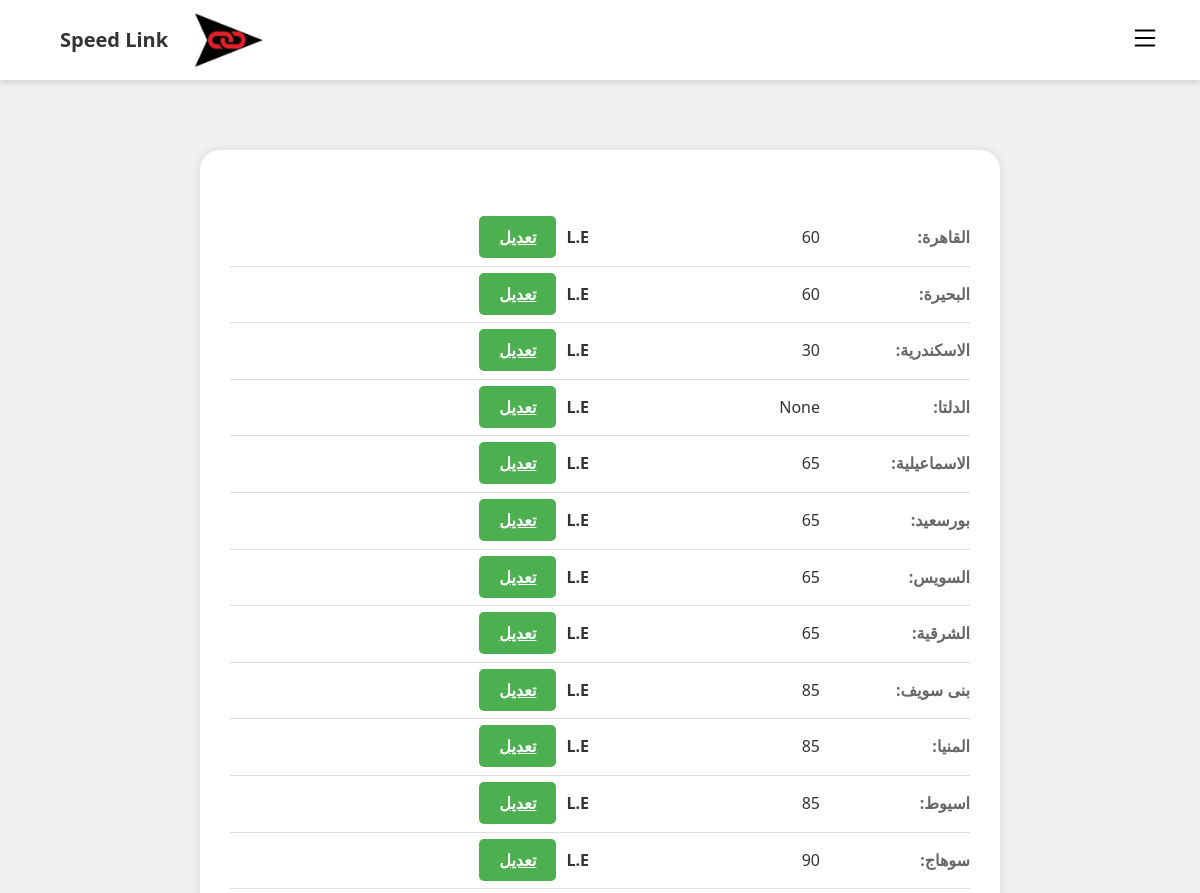
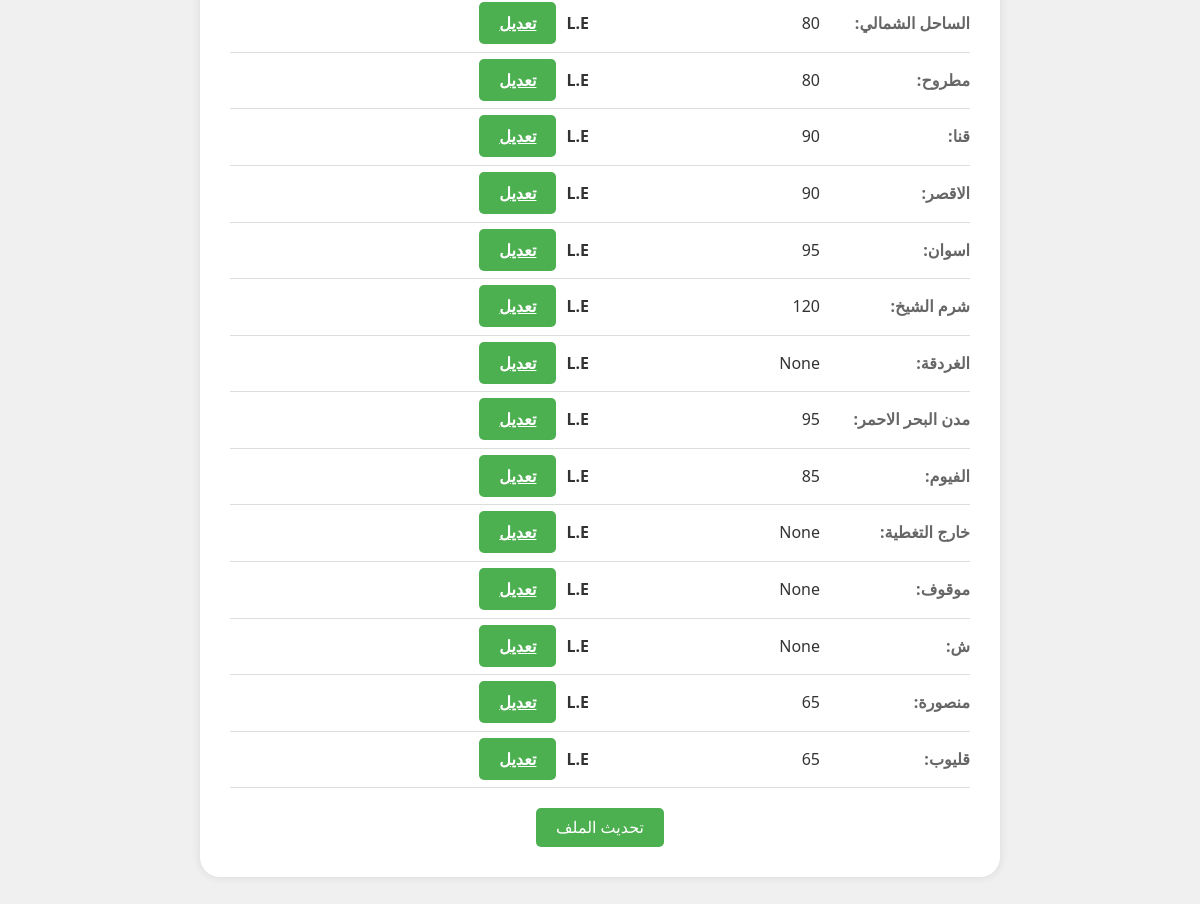
The app's page /dprice/2, older data (2 pictures, top to bottom).
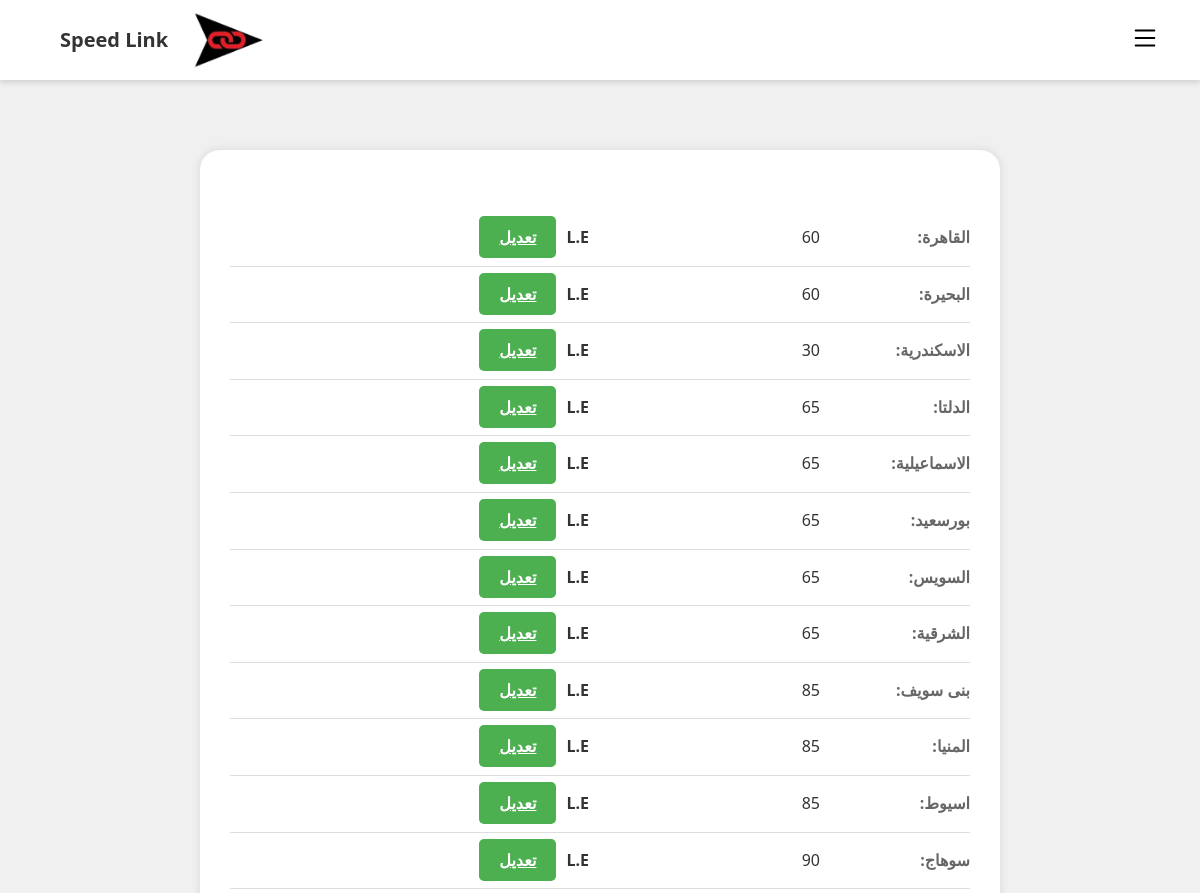
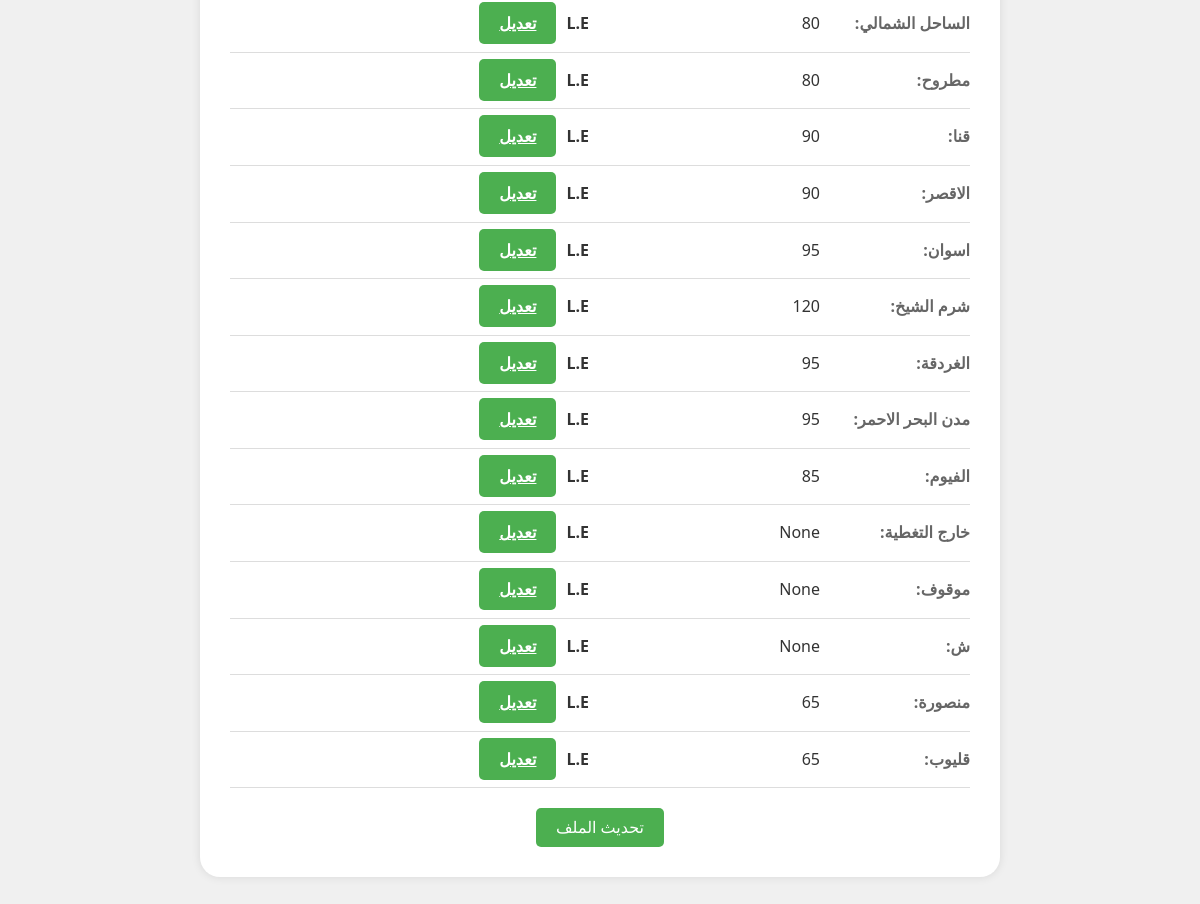
The same page, newer data (2 pictures, top to bottom).
### app.py (models this page shows)
class Dprice(db.Model):
    id = db.Column(db.Integer, primary_key=True)
    sid = db.Column(db.Integer)
    p1 = db.Column(db.Integer)
    p2 = db.Column(db.Integer)
    p3 = db.Column(db.Integer)
    p4 = db.Column(db.Integer)
    p5 = db.Column(db.Integer)
    p6 = db.Column(db.Integer)
    p7 = db.Column(db.Integer)
    p8 = db.Column(db.Integer)
    p9 = db.Column(db.Integer)
    p10 = db.Column(db.Integer)
    p11 = db.Column(db.Integer)
    p12 = db.Column(db.Integer)
    p13 = db.Column(db.Integer)
    p14 = db.Column(db.Integer)
    p15 = db.Column(db.Integer)
    p16 = db.Column(db.Integer)
    p17 = db.Column(db.Integer)
    p18 = db.Column(db.Integer)
    p19 = db.Column(db.Integer)
    p20 = db.Column(db.Integer)
    p21 = db.Column(db.Integer)
    p22 = db.Column(db.Integer)
    p23 = db.Column(db.Integer)
    p24 = db.Column(db.Integer)
    p25 = db.Column(db.Integer)
    p26 = db.Column(db.Integer)

### app.py (the view)
@app.route('/dprice/<int:sid>')
def dprice(sid):
    price = Dprice.query.filter_by(sid=sid).first()
    return render_template('dprice.html',price=price)

### templates/dprice.html (shortened to what the changed rows need)
{% extends 'base.html' %} {% block content %}
<div class="profile-container">
<div class="profile-details">
    <form action="/saveprice/{{ price.sid }}" method="post">
        <table><tr>
          <td>
            <input
              type="text"
              name="1"
              value="{{ price.p1 }}"
              class="readonly"
              readonly
            />L.E<a href="#" class="edit-button" onclick="enableField(this)">تعديل</a>
          </td>
        </tr>
        <tr>
          <td>
            <input
              type="text"
              name="2"
              value="{{ price.p2 }}"
              class="readonly"
              readonly
            />L.E<a href="#" class="edit-button" onclick="enableField(this)">تعديل</a>
          </td>
        </tr>
        <tr>
          <td>
            <input
              type="text"
              name="3"
              value="{{ price.p3 }}"
              class="readonly"
              readonly
            />L.E<a href="#" class="edit-button" onclick="enableField(this)">تعديل</a>
          </td>
        </tr>
        <tr>
          <td>
            <input
              type="text"
              name="4"
              value="{{ price.p4 }}"
              class="readonly"
              readonly
            />L.E<a href="#" class="edit-button" onclick="enableField(this)">تعديل</a>
          </td>
        </tr>
        <tr>
          <td>
            <input
              type="text"
              name="5"
              value="{{ price.p5 }}"
              class="readonly"
              readonly
            />L.E<a href="#" class="edit-button" onclick="enableField(this)">تعديل</a>
          </td>
        </tr>
        <tr>
          <td>
            <input
              type="text"
              name="6"
              value="{{ price.p6 }}"
              class="readonly"
              readonly
            />L.E<a href="#" class="edit-button" onclick="enableField(this)">تعديل</a>
          </td>
        </tr>
        <tr>
          <td>
            <input
              type="text"
              name="7"
              value="{{ price.p7 }}"
              class="readonly"
              readonly
            />L.E<a href="#" class="edit-button" onclick="enableField(this)">تعديل</a>
          </td>
        </tr>
        <tr>
          <td>
            <input
              type="text"
              name="8"
              value="{{ price.p8 }}"
              class="readonly"
              readonly
            />L.E<a href="#" class="edit-button" onclick="enableField(this)">تعديل</a>
          </td>
        </tr>
        <tr>
          <td>
            <input
              type="text"
              name="9"
              value="{{ price.p9 }}"
              class="readonly"
              readonly
            />L.E<a href="#" class="edit-button" onclick="enableField(this)">تعديل</a>
          </td>
        </tr>
        <tr>
          <td>
            <input
              type="text"
              name="10"
              value="{{ price.p10 }}"
              class="readonly"
              readonly
            />L.E<a href="#" class="edit-button" onclick="enableField(this)">تعديل</a>
          </td>
        </tr>
        <tr>
          <td>
            <input
              type="text"
              name="11"
              value="{{ price.p11 }}"
              class="readonly"
              readonly
            />L.E<a href="#" class="edit-button" onclick="enableField(this)">تعديل</a>
          </td>
        </tr>
        <tr>
          <td>
            <input
              type="text"
              name="12"
              value="{{ price.p12 }}"
              class="readonly"
              readonly
            />L.E<a href="#" class="edit-button" onclick="enableField(this)">تعديل</a>
          </td>
        </tr>
        <tr>
          <td>
            <input
              type="text"
              name="13"
              value="{{ price.p13 }}"
              class="readonly"
              readonly
            />L.E<a href="#" class="edit-button" onclick="enableField(this)">تعديل</a>
          </td>
        </tr>
        <tr>
          <td>
            <input
              type="text"
              name="14"
              value="{{ price.p14 }}"
              class="readonly"
              readonly
            />L.E<a href="#" class="edit-button" onclick="enableField(this)">تعديل</a>
          </td>
        </tr>
        <tr>
          <td>
            <input
              type="text"
              name="15"
              value="{{ price.p15 }}"
              class="readonly"
              readonly
            />L.E<a href="#" class="edit-button" onclick="enableField(this)">تعديل</a>
          </td>
        </tr>
        <tr>
          <td>
            <input
              type="text"
              name="16"
              value="{{ price.p16 }}"
              class="readonly"
              readonly
            />L.E<a href="#" class="edit-button" onclick="enableField(this)">تعديل</a>
          </td>
        </tr>
        <tr>
          <td>
            <input
              type="text"
              name="17"
              value="{{ price.p17 }}"
              class="readonly"
              readonly
            />L.E<a href="#" class="edit-button" onclick="enableField(this)">تعديل</a>
          </td>
        </tr>
        <tr>
          <td>
            <input
              type="text"
              name="18"
              value="{{ price.p18 }}"
              class="readonly"
              readonly
            />L.E<a href="#" class="edit-button" onclick="enableField(this)">تعديل</a>
          </td>
        </tr>
        <tr>
          <td>
            <input
              type="text"
              name="19"
              value="{{ price.p19 }}"
              class="readonly"
              readonly
            />L.E<a href="#" class="edit-button" onclick="enableField(this)">تعديل</a>
          </td>
        </tr>
        <tr>
          <td>
            <input
              type="text"
              name="20"
              value="{{ price.p20 }}"
              class="readonly"
              readonly
            />L.E<a href="#" class="edit-button" onclick="enableField(this)">تعديل</a>
          </td>
        </tr>
        <tr>
          <td>
            <input
              type="text"
              name="21"
              value="{{ price.p21 }}"
              class="readonly"
              readonly
            />L.E<a href="#" class="edit-button" onclick="enableField(this)">تعديل</a>
          </td>
        </tr>
        <tr>
          <td>
            <input
              type="text"
              name="22"
              value="{{ price.p22 }}"
              class="readonly"
              readonly
            />L.E<a href="#" class="edit-button" onclick="enableField(this)">تعديل</a>
          </td>
        </tr>
        <tr>
          <td>
            <input
              type="text"
              name="23"
              value="{{ price.p23 }}"
              class="readonly"
              readonly
            />L.E<a href="#" class="edit-button" onclick="enableField(this)">تعديل</a>
          </td>
        </tr>
        <tr>
          <td>
            <input
              type="text"
              name="24"
              value="{{ price.p24 }}"
              class="readonly"
              readonly
            />L.E<a href="#" class="edit-button" onclick="enableField(this)">تعديل</a>
          </td>
        </tr>
        <tr>
          <td>
            <input
              type="text"
              name="25"
              value="{{ price.p25 }}"
              class="readonly"
              readonly
            />L.E<a href="#" class="edit-button" onclick="enableField(this)">تعديل</a>
          </td>
        </tr>
        <tr>
          <td>
            <input
              type="text"
              name="26"
              value="{{ price.p26 }}"
              class="readonly"
              readonly
            />L.E<a href="#" class="edit-button" onclick="enableField(this)">تعديل</a>
          </td>
        </tr>
        </table>
    </form>
</div>
</div>
{% endblock %}

Row changes from the older to the newer data that the page shows:
changed Dprice "None": p4 "None" → "65"; p19 "None" → "95"
